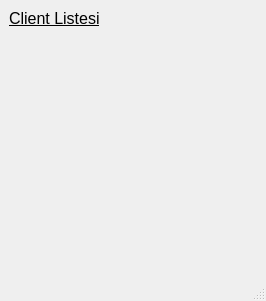
<?xml version="1.0" encoding="UTF-8"?>
<ui version="4.0">
 <class>MainWindow</class>
 <widget class="QMainWindow" name="MainWindow">
  <property name="geometry">
   <rect>
    <x>0</x>
    <y>0</y>
    <width>266</width>
    <height>301</height>
   </rect>
  </property>
  <property name="windowTitle">
   <string>TCP Socket Program (Server)</string>
  </property>
  <property name="documentMode">
   <bool>false</bool>
  </property>
  <widget class="QWidget" name="centralwidget">
   <layout class="QVBoxLayout" name="verticalLayout_2">
    <item>
     <layout class="QVBoxLayout" name="verticalLayout" stretch="0,1">
      <item>
       <widget class="QLabel" name="label">
        <property name="font">
         <font>
          <pointsize>12</pointsize>
          <underline>true</underline>
         </font>
        </property>
        <property name="text">
         <string>Client Listesi</string>
        </property>
       </widget>
      </item>
      <item>
       <widget class="QLabel" name="label_receiverClientList">
        <property name="text">
         <string/>
        </property>
        <property name="alignment">
         <set>Qt::AlignLeading|Qt::AlignLeft|Qt::AlignTop</set>
        </property>
       </widget>
      </item>
     </layout>
    </item>
   </layout>
  </widget>
  <widget class="QMenuBar" name="menubar">
   <property name="geometry">
    <rect>
     <x>0</x>
     <y>0</y>
     <width>266</width>
     <height>26</height>
    </rect>
   </property>
  </widget>
  <widget class="QStatusBar" name="statusBar"/>
 </widget>
 <resources/>
 <connections/>
</ui>
